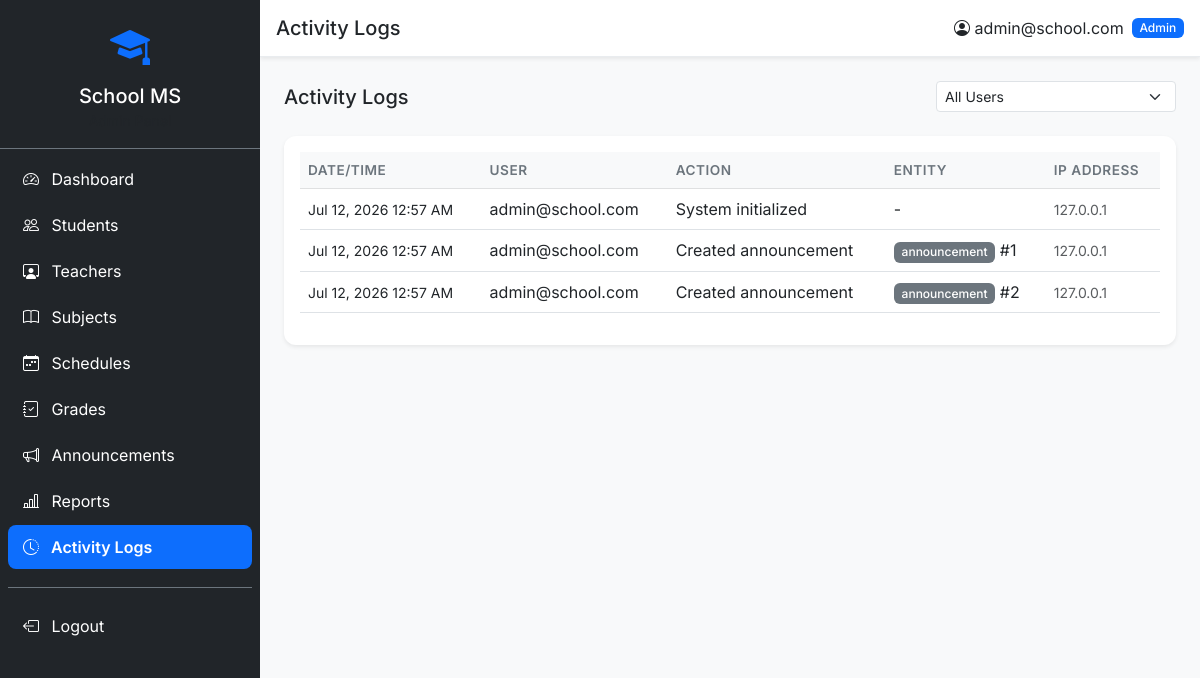
Page /admin/activity-logs (signed in) on the committed database.
### tables this page shows
CREATE TABLE activity_logs (
    id INT PRIMARY KEY AUTO_INCREMENT,
    user_id INT,
    action VARCHAR(255) NOT NULL,
    entity_type VARCHAR(50),
    entity_id INT,
    old_values JSON,
    new_values JSON,
    ip_address VARCHAR(45),
    user_agent TEXT,
    created_at TIMESTAMP DEFAULT CURRENT_TIMESTAMP,
    FOREIGN KEY (user_id) REFERENCES users(id) ON DELETE SET NULL
);

CREATE TABLE users (
    id INT PRIMARY KEY AUTO_INCREMENT,
    email VARCHAR(255) UNIQUE NOT NULL,
    password VARCHAR(255) NOT NULL,
    role ENUM('admin','teacher','student') NOT NULL,
    status ENUM('active','inactive') DEFAULT 'active',
    created_at TIMESTAMP DEFAULT CURRENT_TIMESTAMP,
    updated_at TIMESTAMP DEFAULT CURRENT_TIMESTAMP ON UPDATE CURRENT_TIMESTAMP
);

### core/Response.php (called while the page is built, shortened)
<?php
class Response {
    public static function view(string $path, array $data = [], int $statusCode = 200) {
        extract($data);
        $fullPath = BASE_PATH . '/views/' . $path;
        require $fullPath;
        exit;
    }
}

### core/Controller.php (called while the page is built, shortened)
<?php
abstract class Controller {
    protected Session $session;
    protected Request $request;
    public function __construct() {
        $this->session = new Session();
        $this->request = new Request();
    }
    protected function view(string $path, array $data = []): void {
        $data['session'] = $this->session;
        Response::view($path, $data);
    }
    protected function input(string $key, $default = null) {
        return $this->request->input($key, $default);
    }
}

### controllers/ActivityLogController.php (called while the page is built, shortened)
<?php
class ActivityLogController extends Controller {
    private ActivityLogService $logService;
    public function __construct() {
        $this->logService = new ActivityLogService();
    }
    public function index(): void {
        $userId   = $this->input('user_id');
        $logs     = [];
        $users    = [];
        try {
            $logs = $userId
                ? $this->logService->getLogsByUser((int) $userId, 100)
                : $this->logService->getLogs([], 100);
            $users = (new UserRepository())->findAll([], 'email');
        } catch (\Exception $e) {}
        $this->view('admin/activitylogs.php', [
            'title'       => 'Activity Logs',
            'logs'        => $logs,
            'users'       => $users,
            'filter_user' => $userId,
            'currentPage' => 'activity-logs',
        ]);
    }
}

### index.php (called while the page is built, shortened)
<?php
require_once __DIR__ . '/core/Database.php';
require_once __DIR__ . '/core/Request.php';
require_once __DIR__ . '/core/Response.php';
require_once __DIR__ . '/core/Router.php';
require_once __DIR__ . '/core/Controller.php';
require_once __DIR__ . '/core/Model.php';
require_once __DIR__ . '/repositories/ActivityLogRepository.php';
require_once __DIR__ . '/services/ActivityLogService.php';
require_once __DIR__ . '/controllers/ActivityLogController.php';
require_once __DIR__ . '/helpers/format.php';
$session = new Session();
$role    = $session->userRole() ?? '';
$router  = getRouter($role);
$router->dispatch(new Request());

### core/Request.php (called while the page is built, shortened)
<?php
class Request {
    private array $get;
    private array $post;
    private array $server;
    public function __construct() {
        $this->get    = $_GET;
        $this->post   = $_POST;
        $this->server = $_SERVER;
    }
    public function input(string $key, $default = null) {
        return $this->post[$key] ?? $this->get[$key] ?? $default;
    }
    public function method(): string {
        return strtoupper($this->server['REQUEST_METHOD'] ?? 'GET');
    }
    public function uri(): string {
        $uri = $this->server['REQUEST_URI'] ?? '/';
        $uri = strtok($uri, '?');
        $scriptDir = rtrim(dirname($this->server['SCRIPT_NAME'] ?? ''), '/');
        if ($scriptDir !== '' && strpos($uri, $scriptDir) === 0) {
            $uri = substr($uri, strlen($scriptDir));
        }
        $uri = rtrim($uri, '/');
        return $uri === '' ? '/' : $uri;
    }
}

### core/Database.php (called while the page is built, shortened)
<?php
class Database {
    private static ?Database $instance = null;
    private ?PDO $conn = null;
    public static function getInstance(): self {
        if (self::$instance === null) {
            self::$instance = new self();
        }
        return self::$instance;
    }
    public function getConnection(): PDO {
        if ($this->conn === null) {
            $dsn = "mysql:host=" . DB_HOST . ";dbname=" . DB_NAME . ";charset=" . DB_CHARSET;
            $options = [
                PDO::ATTR_ERRMODE            => PDO::ERRMODE_EXCEPTION,
                PDO::ATTR_DEFAULT_FETCH_MODE => PDO::FETCH_ASSOC,
                PDO::ATTR_EMULATE_PREPARES   => false,
            ];
            $this->conn = new PDO($dsn, DB_USER, DB_PASS, $options);
        }
        return $this->conn;
    }
}

### services/ActivityLogService.php (called while the page is built, shortened)
<?php
class ActivityLogService implements IActivityLogger {
    private ActivityLogRepository $logRepo;
    public function __construct() {
        $this->logRepo = new ActivityLogRepository();
    }
    public function getLogs(array $conditions = [], int $limit = 50): array {
        return $this->logRepo->getRecent($limit);
    }
}

### repositories/ActivityLogRepository.php (called while the page is built, shortened)
<?php
class ActivityLogRepository extends Model implements IRepository {
    public function getRecent(int $limit = 50): array {
        $sql = "SELECT al.*, u.email AS user_email
                FROM activity_logs al
                LEFT JOIN users u ON al.user_id = u.id
                ORDER BY al.created_at DESC
                LIMIT ?";
        return $this->rawQuery($sql, [$limit]);
    }
}

### core/Model.php (called while the page is built, shortened)
<?php
abstract class Model {
    protected PDO $db;
    public function __construct() {
        $this->db = Database::getInstance()->getConnection();
    }
    public function rawQuery(string $sql, array $params = []): array {
        $stmt = $this->db->prepare($sql);
        $stmt->execute($params);
        return $stmt->fetchAll();
    }
}

### helpers/format.php (called while the page is built, shortened)
<?php
function formatDateTime(string $datetime): string {
    return date('M d, Y g:i A', strtotime($datetime));
}
function sanitize(string $input): string {
    return htmlspecialchars(trim($input), ENT_QUOTES, 'UTF-8');
}

### views/admin/activitylogs.php (the view, shortened to what this page needs)
<div class="page-header">
    <h5 class="mb-0">Activity Logs</h5>
    <div>
        <select class="form-select form-select-sm d-inline-block w-auto" id="filterLogUser">
            <option value="">All Users</option>
        </select>
    </div>
</div>
<div class="card border-0 shadow-sm">
    <div class="card-body">
        <div class="table-responsive">
            <table class="table table-hover align-middle">
                <thead class="table-light">
                    <tr><th>Date/Time</th><th>User</th><th>Action</th><th>Entity</th><th>IP Address</th></tr>
                </thead>
                <tbody>
                    <?php foreach (($logs ?? []) as $log): ?>
                    <tr>
                        <td><small><?= formatDateTime($log['created_at']) ?></small></td>
                        <td><?= sanitize($log['user_email'] ?? 'System') ?></td>
                        <td><?= sanitize($log['action']) ?></td>
                        <td><?php if ($log['entity_type']): ?><span class="badge bg-secondary"><?= sanitize($log['entity_type']) ?></span> #<?= $log['entity_id'] ?><?php else: ?>-<?php endif; ?></td>
                        <td><small class="text-muted"><?= sanitize($log['ip_address']) ?></small></td>
                    </tr>
                    <?php endforeach; ?>
                </tbody>
            </table>
        </div>
    </div>
</div>
<?php $content = ob_get_clean(); require __DIR__ . '/../layouts/admin.php';

### core/Router.php (shortened to what this page needs)
<?php
class Router {
    private array $routes = [];
    private string $prefix = '';
    public function __construct(string $prefix = '') {
        $this->prefix = $prefix;
    }
    private function addRoute(string $method, string $path, array $handler): void {
        $fullPath = $this->prefix . $path;
        $this->routes[] = [
            'method'  => $method,
            'path'    => $fullPath === '' ? '/' : $fullPath,
            'handler' => $handler,
        ];
    }
    public function dispatch(Request $request): void {
        $method = $request->method();
        $uri    = $request->uri();
        $uri    = $uri === '' ? '/' : $uri;
        foreach ($this->routes as $route) {
            $pattern = $this->buildPattern($route['path']);
            if ($route['method'] === $method && preg_match($pattern, $uri, $matches)) {
                $params = array_filter($matches, 'is_string', ARRAY_FILTER_USE_KEY);
                $action          = $route['handler'][1];
                $controller      = new $controllerClass();
                call_user_func_array([$controller, $action], array_values($params));
                return;
            }
        }
    }
    private function buildPattern(string $path): string {
        $pattern = preg_replace('/\{(\w+)\}/', '(?P<$1>[^/]+)', $path);
        return '#^' . $pattern . '$#';
    }
}

### assets/css/style.css (style rules this page uses)
:root { --sidebar-width: 260px; }
* { font-family: 'Inter', sans-serif; }
body { overflow-x: hidden; }
.card { border-radius: 12px; }
.table th { font-weight: 600; font-size: 0.85rem; text-transform: uppercase; letter-spacing: 0.5px; color: #6c757d; }
.table td, .table th { vertical-align: middle; white-space: nowrap; }
.badge { font-weight: 500; }
.page-header { display: flex; justify-content: space-between; align-items: center; flex-wrap: wrap; gap: 12px; margin-bottom: 1.5rem; }
.page-header h5 { margin-bottom: 0; }

### rows in the picture
activity_logs: created_at "Jul 12, 2026 12:57 AM", user.email "admin@school.com", action "System initialized", ip_address "127.0.0.1"
activity_logs: created_at "Jul 12, 2026 12:57 AM", user.email "admin@school.com", action "Created announcement", entity_type "announcement", entity "1", ip_address "127.0.0.1"
activity_logs: created_at "Jul 12, 2026 12:57 AM", user.email "admin@school.com", action "Created announcement", entity_type "announcement", entity "2", ip_address "127.0.0.1"
